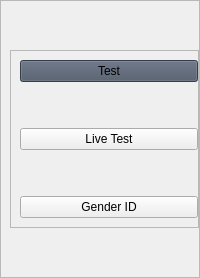
            <widget class="QWidget" name="page_2">
             <layout class="QVBoxLayout" name="verticalLayout_13">
              <property name="leftMargin">
               <number>0</number>
              </property>
              <property name="topMargin">
               <number>0</number>
              </property>
              <property name="rightMargin">
               <number>0</number>
              </property>
              <property name="bottomMargin">
               <number>0</number>
              </property>
              <item>
               <widget class="QFrame" name="frame_8">
                <property name="frameShape">
                 <enum>QFrame::StyledPanel</enum>
                </property>
                <property name="frameShadow">
                 <enum>QFrame::Raised</enum>
                </property>
                <layout class="QVBoxLayout" name="verticalLayout_14">
                 <property name="rightMargin">
                  <number>0</number>
                 </property>
                 <item>
                  <spacer name="verticalSpacer_7">
                   <property name="orientation">
                    <enum>Qt::Vertical</enum>
                   </property>
                   <property name="sizeHint" stdset="0">
                    <size>
                     <width>20</width>
                     <height>40</height>
                    </size>
                   </property>
                  </spacer>
                 </item>
                 <item>
                  <widget class="QFrame" name="frame_7">
                   <property name="frameShape">
                    <enum>QFrame::StyledPanel</enum>
                   </property>
                   <property name="frameShadow">
                    <enum>QFrame::Raised</enum>
                   </property>
                   <layout class="QVBoxLayout" name="verticalLayout_12">
                    <property name="rightMargin">
                     <number>0</number>
                    </property>
                    <item>
                     <widget class="QPushButton" name="test_test_btn">
                      <property name="styleSheet">
                       <string notr="true">background-color: rgb(76, 86, 103);</string>
                      </property>
                      <property name="text">
                       <string>Test</string>
                      </property>
                     </widget>
                    </item>
                    <item>
                     <spacer name="verticalSpacer_9">
                      <property name="orientation">
                       <enum>Qt::Vertical</enum>
                      </property>
                      <property name="sizeHint" stdset="0">
                       <size>
                        <width>20</width>
                        <height>40</height>
                       </size>
                      </property>
                     </spacer>
                    </item>
                    <item>
                     <widget class="QPushButton" name="live_test_btn">
                      <property name="text">
                       <string>Live Test</string>
                      </property>
                     </widget>
                    </item>
                    <item>
                     <spacer name="verticalSpacer_10">
                      <property name="orientation">
                       <enum>Qt::Vertical</enum>
                      </property>
                      <property name="sizeHint" stdset="0">
                       <size>
                        <width>20</width>
                        <height>40</height>
                       </size>
                      </property>
                     </spacer>
                    </item>
                    <item>
                     <widget class="QPushButton" name="gender_id_btn">
                      <property name="text">
                       <string>Gender ID</string>
                      </property>
                     </widget>
                    </item>
                   </layout>
                  </widget>
                 </item>
                 <item>
                  <spacer name="verticalSpacer_8">
                   <property name="orientation">
                    <enum>Qt::Vertical</enum>
                   </property>
                   <property name="sizeHint" stdset="0">
                    <size>
                     <width>20</width>
                     <height>40</height>
                    </size>
                   </property>
                  </spacer>
                 </item>
                </layout>
               </widget>
              </item>
             </layout>
            </widget>
